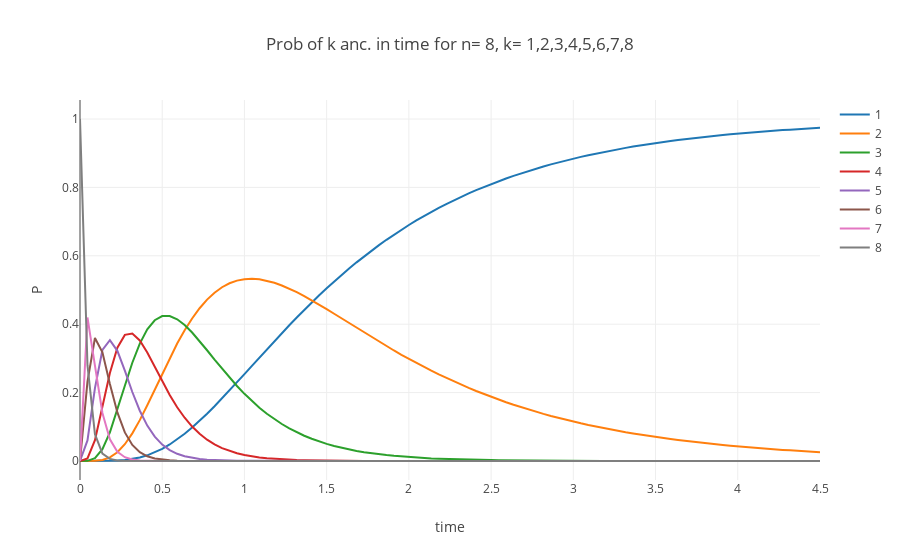

Notebook cell for this chart:
### Code cell
from numpy import prod

n= 8
range_k= list(range(1,n + 1))
X_plot= list(np.linspace(0,4.5,100))

fig_k = []

for k in range_k:
    
    Tk= [proBnk(x,n,k) for x in X_plot]
    #Tk= [probKGT(x,n,k,Theta) for x in X_plot]
    
    trace1= go.Scatter(
        x= X_plot,
        y= Tk,
        mode= 'lines',
        name= str(k)
    )
    
    fig_k.append(trace1)


layout= go.Layout(
    title= 'Prob of k anc. in time for n= {}, k= {}'.format(n,','.join([str(x) for x in range_k])),
    yaxis= dict(title= 'P'), #,range= [0,1]),
    xaxis= dict(title= 'time')
)


Fig= go.Figure(data= fig_k, layout= layout)
iplot(Fig)
